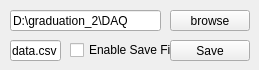
    <widget class="QWidget" name="tab_12">
     <attribute name="title">
      <string>File Output</string>
     </attribute>
     <widget class="QLineEdit" name="tb_save_dir">
      <property name="geometry">
       <rect>
        <x>10</x>
        <y>10</y>
        <width>151</width>
        <height>21</height>
       </rect>
      </property>
      <property name="text">
       <string>D:\graduation_2\DAQ</string>
      </property>
     </widget>
     <widget class="QPushButton" name="bt_save_browse">
      <property name="geometry">
       <rect>
        <x>170</x>
        <y>10</y>
        <width>80</width>
        <height>21</height>
       </rect>
      </property>
      <property name="text">
       <string>browse</string>
      </property>
     </widget>
     <widget class="QCheckBox" name="cb_save_enable">
      <property name="geometry">
       <rect>
        <x>70</x>
        <y>40</y>
        <width>101</width>
        <height>20</height>
       </rect>
      </property>
      <property name="text">
       <string>Enable Save File</string>
      </property>
     </widget>
     <widget class="QLineEdit" name="tb_file_name">
      <property name="geometry">
       <rect>
        <x>10</x>
        <y>40</y>
        <width>51</width>
        <height>21</height>
       </rect>
      </property>
      <property name="text">
       <string>data.csv</string>
      </property>
     </widget>
     <widget class="QPushButton" name="bt_save_data_file">
      <property name="geometry">
       <rect>
        <x>170</x>
        <y>40</y>
        <width>80</width>
        <height>21</height>
       </rect>
      </property>
      <property name="text">
       <string>Save</string>
      </property>
     </widget>
    </widget>
